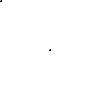
Frame 1 (no input)
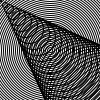
Frame 60 (the mouse pressed at the canvas centre just before this capture)
Frame 120 (the mouse held since frame 60 and released just before this capture): identical to frame 60, image omitted

The Processing sketch that drew these frames (run headless with seeded random() and noise(); from frame 60 on, the mouse is pressed at the canvas centre):

// Processing sketch: processing_115733
// ── processing_115733.pde


void setup(){
 background(255);
 noFill();
}

int a=1;

void draw(){
  ellipse(50,50,a,a);
  ellipse(a,a,a,a);
  a += 4; 
  
}
